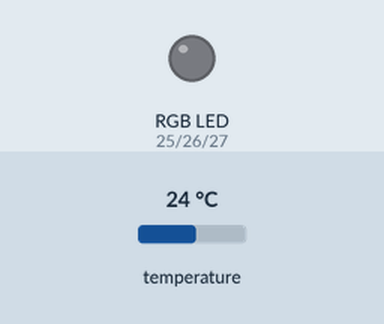
This sketch was run on a simulated ESP32. Shown: an RGB LED mixed from three pins (HIGH = lit). Inputs (shaded band) come from the test bench; at power-on: temperature 24 °C. WiFi joins after 1.5 s; servers stay silent unless stated; random numbers use the default seed unless the sketch sets one; what the sketch prints to the serial monitor is not drawn.

Above: at 4.5 s.
4.6 s: temperature set to 10.6 °C
11.9 s: temperature set to 9.3 °C
At 16.6 s:
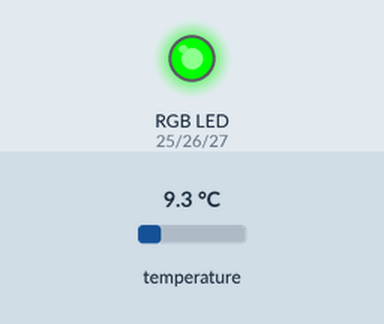
18.4 s: temperature set to 12 °C
At 21.6 s:
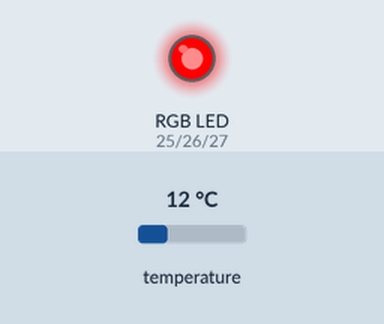
24.9 s: temperature set to 2 °C
At 41.6 s:
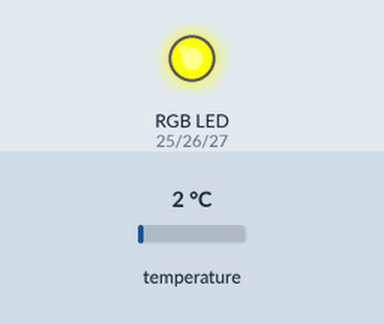
Timing chart, 0 to 47.3 s (numbered marks = the images above; inputs shaded):
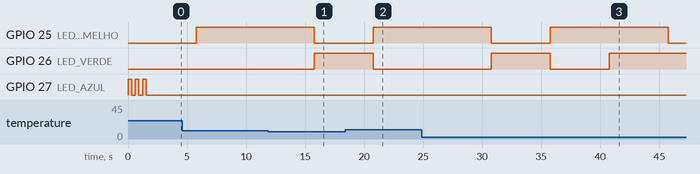

The sketch:

HealthGuard.ino
```cpp
#include <WiFi.h>
#include <OneWire.h>
#include <DallasTemperature.h>

#define ONE_WIRE_BUS 15
OneWire oneWire(ONE_WIRE_BUS);
DallasTemperature sensors(&oneWire);

#define LED_VERMELHO 25
#define LED_VERDE 26
#define LED_AZUL 27

const char* ssid = "Wokwi-GUEST";
const char* password = "";
const char* device_id = "HealthGuard_001";

int batimentos = 75;
int oxigenio = 98;
float temperatura = 36.5;
String status_saude = "NORMAL";

unsigned long ultimaLeitura = 0;
const long intervalo = 5000;

unsigned long tempo_inicio, tempo_fim;
int contador_medicoes = 0;
int numero_rodada = 1;
float soma_tempo_ds18b20 = 0;
float soma_tempo_led = 0;
float soma_tempo_mqtt = 0;

void setup() {
  Serial.begin(115200);
  Serial.println("\n╔════════════════════════════════╗");
  Serial.println("║     HEALTHGUARD INICIADO       ║");
  Serial.println("╚════════════════════════════════╝\n");

  sensors.begin();
  Serial.println("✓ Sensor DS18B20 inicializado");

  pinMode(LED_VERMELHO, OUTPUT);
  pinMode(LED_VERDE, OUTPUT);
  pinMode(LED_AZUL, OUTPUT);

  Serial.println("✓ Testando LED...");
  piscaAzul();

  conectarWiFi();

  Serial.println("\n✓ Sistema pronto para monitoramento!\n");
  Serial.println("════════════════════════════════════");
}

void loop() {
  unsigned long tempoAtual = millis();
  if (tempoAtual - ultimaLeitura >= intervalo) {
    ultimaLeitura = tempoAtual;

    lerSensores();
    avaliarSaude();
    simularEnvioMQTT();
    exibirDados();

    if (contador_medicoes == 4) {
      exibirMedias();
      resetarContadores();
    }
  }
}

void conectarWiFi() {
  Serial.print("Conectando ao WiFi");
  WiFi.begin(ssid, password);

  int tentativas = 0;
  while (WiFi.status() != WL_CONNECTED && tentativas < 20) {
    delay(500);
    Serial.print(".");
    tentativas++;
  }

  if (WiFi.status() == WL_CONNECTED) {
    Serial.println(" OK!");
    Serial.print("✓ WiFi conectado - IP: ");
    Serial.println(WiFi.localIP());
    Serial.println("✓ Pronto para enviar dados via MQTT");
  } else {
    Serial.println("\n✗ Falha ao conectar WiFi");
  }
}

void lerSensores() {
  tempo_inicio = micros();
  sensors.requestTemperatures();
  temperatura = sensors.getTempCByIndex(0);
  tempo_fim = micros();
  float tempo_ds18b20 = (tempo_fim - tempo_inicio) / 1000.0;
  soma_tempo_ds18b20 += tempo_ds18b20;

  if (temperatura == -127.0 || temperatura < 10.0) {
    if (random(100) < 20) {
      temperatura = random(385, 395) / 10.0;
    } else {
      temperatura = random(360, 385) / 10.0;
    }
  }

  if (random(100) < 20) {
    batimentos = random(120, 140);
  } else {
    batimentos = random(60, 100);
  }

  if (random(100) < 15) {
    oxigenio = random(85, 90);
  } else {
    oxigenio = random(95, 100);
  }
}

void avaliarSaude() {
  bool batimentoOK = (batimentos >= 60 && batimentos <= 100);
  bool oxigenioOK = (oxigenio >= 95);
  bool temperaturaOK = (temperatura >= 36.0 && temperatura <= 37.5);

  if (batimentoOK && oxigenioOK && temperaturaOK) {
    status_saude = "NORMAL";
    acenderVerde();
  }
  else if (batimentos < 50 || batimentos > 120 ||
           oxigenio < 90 ||
           temperatura < 35.5 || temperatura > 38.5) {
    status_saude = "CRITICO";
    acenderVermelho();
  }
  else {
    status_saude = "ATENCAO";
    acenderAmarelo();
  }
}

void simularEnvioMQTT() {
  tempo_inicio = micros();

  Serial.println("\n📡 ENVIANDO DADOS VIA MQTT");
  Serial.println("─────────────────────────────────");
  Serial.print("Broker: test.mosquitto.org:1883\n");
  Serial.print("Tópico: healthguard/");
  Serial.print(device_id);
  Serial.println("/dados");
  Serial.println("\nPayload JSON:");
  Serial.println("{");
  Serial.print("  \"device_id\": \"");
  Serial.print(device_id);
  Serial.println("\",");
  Serial.print("  \"batimentos\": ");
  Serial.print(batimentos);
  Serial.println(",");
  Serial.print("  \"oxigenio\": ");
  Serial.print(oxigenio);
  Serial.println(",");
  Serial.print("  \"temperatura\": ");
  Serial.print(temperatura, 1);
  Serial.println(",");
  Serial.print("  \"status\": \"");
  Serial.print(status_saude);
  Serial.println("\",");
  Serial.print("  \"timestamp\": ");
  Serial.print(millis());
  Serial.println("\n}");
  Serial.println("─────────────────────────────────");
  Serial.println("✓ Dados enviados com sucesso!\n");

  tempo_fim = micros();
  float tempo_mqtt = (tempo_fim - tempo_inicio) / 1000.0;
  soma_tempo_mqtt += tempo_mqtt;
}

void exibirDados() {
  Serial.println("╔════════════════════════════════╗");
  Serial.println("║      SINAIS VITAIS ATUAIS      ║");
  Serial.println("╠════════════════════════════════╣");

  Serial.print("║ ❤️  Batimentos: ");
  Serial.print(batimentos);
  Serial.print(" bpm");
  if (batimentos < 70) Serial.print("      ");
  else if (batimentos < 100) Serial.print("     ");
  else Serial.print("    ");
  Serial.println("║");

  Serial.print("║ 🫁 Oxigênio:    ");
  Serial.print(oxigenio);
  Serial.print(" %");
  if (oxigenio < 100) Serial.print("        ");
  else Serial.print("       ");
  Serial.println("║");

  Serial.print("║ 🌡️  Temperatura: ");
  Serial.print(temperatura, 1);
  Serial.print(" °C");
  if (temperatura < 10) Serial.print("     ");
  else Serial.print("    ");
  Serial.println("║");

  Serial.println("╠════════════════════════════════╣");
  Serial.print("║ Status: ");
  Serial.print(status_saude);

  if (status_saude == "NORMAL") {
    Serial.print("                  ║\n");
    Serial.println("║ LED: 🟢 VERDE                  ║");
  } else if (status_saude == "ATENCAO") {
    Serial.print("                 ║\n");
    Serial.println("║ LED: 🟡 AMARELO                ║");
  } else {
    Serial.print("                 ║\n");
    Serial.println("║ LED: 🔴 VERMELHO               ║");
  }

  Serial.println("╚════════════════════════════════╝\n");

  contador_medicoes++;
  Serial.print("⏱️  Medição ");
  Serial.print(contador_medicoes);
  Serial.print("/4 (Rodada #");
  Serial.print(numero_rodada);
  Serial.println(")\n");
}

void exibirMedias() {
  float media_ds18b20 = soma_tempo_ds18b20 / 4.0;
  float media_mqtt = soma_tempo_mqtt / 4.0;

  Serial.println("\n╔════════════════════════════════════════════════╗");
  Serial.print("║   📊 RODADA #");
  Serial.print(numero_rodada);
  Serial.println(" - MÉDIAS DE 4 MEDIÇÕES         ║");
  Serial.println("╠════════════════════════════════════════════════╣");
  Serial.print("║  DS18B20:  ");
  Serial.print(media_ds18b20, 2);
  Serial.println(" ms                          ║");
  Serial.println("║  LED RGB:  0.04 ms                             ║");
  Serial.print("║  MQTT:     ");
  Serial.print(media_mqtt, 2);
  Serial.println(" ms                          ║");
  Serial.println("╚════════════════════════════════════════════════╝\n\n");
}

void resetarContadores() {
  contador_medicoes = 0;
  soma_tempo_ds18b20 = 0;
  soma_tempo_led = 0;
  soma_tempo_mqtt = 0;
  numero_rodada++;
}

void acenderVerde() {
  tempo_inicio = micros();
  digitalWrite(LED_VERMELHO, LOW);
  digitalWrite(LED_VERDE, HIGH);
  digitalWrite(LED_AZUL, LOW);
  tempo_fim = micros();
  soma_tempo_led += (tempo_fim - tempo_inicio) / 1000.0;
}

void acenderAmarelo() {
  tempo_inicio = micros();
  digitalWrite(LED_VERMELHO, HIGH);
  digitalWrite(LED_VERDE, HIGH);
  digitalWrite(LED_AZUL, LOW);
  tempo_fim = micros();
  soma_tempo_led += (tempo_fim - tempo_inicio) / 1000.0;
}

void acenderVermelho() {
  tempo_inicio = micros();
  digitalWrite(LED_VERMELHO, HIGH);
  digitalWrite(LED_VERDE, LOW);
  digitalWrite(LED_AZUL, LOW);
  tempo_fim = micros();
  soma_tempo_led += (tempo_fim - tempo_inicio) / 1000.0;
}

void piscaAzul() {
  for(int i = 0; i < 3; i++) {
    digitalWrite(LED_AZUL, HIGH);
    delay(300);
    digitalWrite(LED_AZUL, LOW);
    delay(300);
  }
}

void desligarLED() {
  digitalWrite(LED_VERMELHO, LOW);
  digitalWrite(LED_VERDE, LOW);
  digitalWrite(LED_AZUL, LOW);
}
```

Measured:
- the behaviour switches between 10 and 9.9 °C on temperature (found by bisection; images 0 and 1)
- after the input at 11.9 s, GPIO 25 (LED_VERMELHO): HIGH → LOW after 3.9 s; GPIO 26 (LED_VERDE): LOW → HIGH after 3.9 s
- after the input at 18.4 s, GPIO 25 (LED_VERMELHO): LOW → HIGH after 2.4 s; GPIO 26 (LED_VERDE): HIGH → LOW after 2.4 s
- after the input at 24.9 s, GPIO 25 (LED_VERMELHO): HIGH → LOW after 5.9 s, → HIGH 5.0 s later, → LOW 10.0 s later; GPIO 26 (LED_VERDE): LOW → HIGH after 5.9 s, → LOW 5.0 s later, → HIGH 5.0 s later
